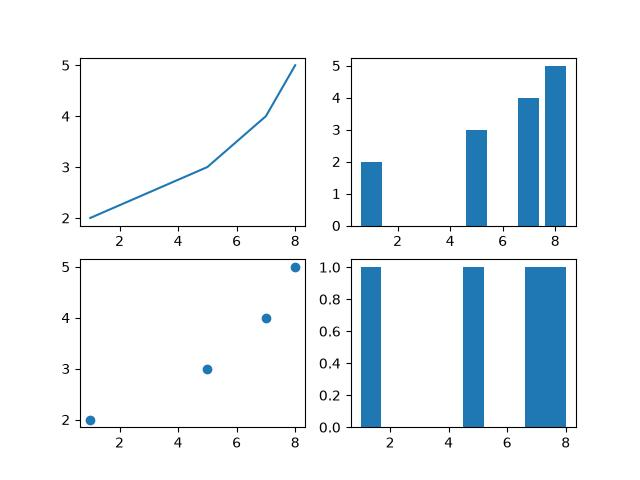
#> input picture 03_Data_Visualization/2. Matplotlib/learn/codes/chart.jpg, 640 x 480 px
$ jupyter execute 13imgshow.ipynb
#> lines starting #> are read from the running program, lines starting #| are printed output that depends on the picture
[cell 1]
import matplotlib.pyplot as plt
import numpy as np
from PIL import Image

[cell 2]
image = np.random.rand(10, 10)
plt.imshow(image)
plt.show()

[cell 3]
data = np.array([
    [1, 2, 3],
    [4, 5, 6],
    [7, 8, 9]
])
plt.imshow(data)
plt.colorbar()
plt.show()

[cell 4]
image = Image.open("chart.jpg")
#> image is the input picture: PIL image 640x480 RGB; mean R, G, B 233.7, 240.4, 244.7
plt.imshow(image)
plt.axis("off")
plt.show()

[cell 5]
image_array = np.array(image)
gray = image.convert("L")
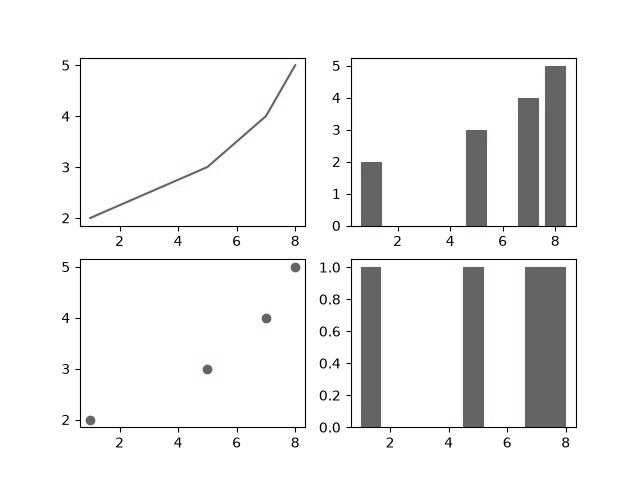
#> gray: PIL image 640x480 L; min 0, max 255, mean 238.9
data = np.array(gray)
print(image_array.shape)
#| (480, 640, 3)
print(data.shape)
#| (480, 640)
# print(data)
# plt.imshow(image_array)
plt.imshow(data)
plt.colorbar()
plt.axis("off")
plt.show()
print(type(image))
#| <class 'PIL.JpegImagePlugin.JpegImageFile'>
print(type(image_array))
#| <class 'numpy.ndarray'>
print(image_array.shape)
#| (480, 640, 3)
print(image_array.dtype)
#| uint8
print(image_array.min(), image_array.max())
#| 0 255

[cell 6]
image = np.zeros(
    (100, 100, 3),
    dtype=np.uint8
)
image[:, :, 0] = 255
plt.imshow(image)
plt.axis("off")
plt.show()
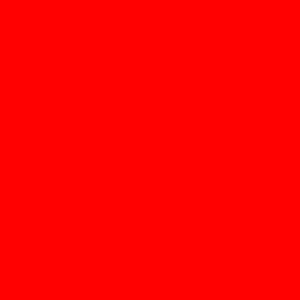
#> shown: shape (100, 100, 3) (shown 3 times larger); mean R, G, B 255, 0, 0

[cell 7]
image = np.zeros(
    (300, 300, 3),
    dtype=np.uint8
)
# Top-left → Red
image[:150, :150, 0] = 255
# Top-right → Green
image[:150, 150:, 1] = 255
# Bottom-left → Blue
image[150:, :150, 2] = 255
# Bottom-right → White
image[150:, 150:] = 255
plt.imshow(image)
plt.axis("off")
plt.show()
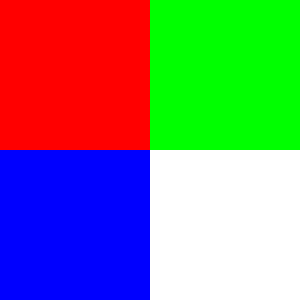
#> shown: shape (300, 300, 3); mean R, G, B 127.5, 127.5, 127.5

[cell 8]
image = np.array([
    [0, 50, 100],
    [150, 200, 255]
])
plt.imshow(
    image,
    cmap="gray",
    interpolation="nearest"
)
plt.colorbar()
plt.show()

[cell 9]
image = np.random.rand(10, 10)
fig, axes = plt.subplots( 1, 2,figsize=(8, 4))

im1 = axes[0].imshow(image,
    interpolation="nearest")

axes[0].set_title( "Nearest")

im2 = axes[1].imshow( image,
    interpolation="bilinear")

axes[1].set_title( "Bilinear")
fig.colorbar(im1, ax=axes)
# fig.colorbar(im2, ax=axes[1])
for ax in axes:
    ax.axis("off")

plt.show()

[cell 10]
data = np.array([
    [1, 2, 3],
    [4, 5, 6],
    [7, 8, 9]
])
plt.imshow(
    data,
    cmap="viridis"
)
plt.colorbar()
plt.show()

[cell 11]
scores = np.array([
    [80, 75, 90, 85],
    [70, 88, 92, 78],
    [95, 90, 85, 92],
    [60, 72, 68, 75]
])
plt.imshow(
    scores,
    cmap="hot"
)
plt.colorbar(
    label="Score"
)
plt.xlabel(
    "Subject"
)
plt.ylabel(
    "Student"
)
plt.title(
    "Student Scores"
)
plt.show()

[cell 12]
data = np.array([
    [80, 75, 90],
    [70, 88, 92],
    [95, 90, 85]
])
fig, ax = plt.subplots()
im = ax.imshow(
    data,
    # cmap="viridis"
)
fig.colorbar(
    im,
    # ax=ax
)
for i in range(data.shape[0]):
    for j in range(data.shape[1]):
        ax.text(
            j,
            i,
            data[i, j],
            ha="center",
            va="center"
        )
plt.show()

[cell 13]
categories = [
    "Cat",
    "Dog",
    "Bird",
    "Horse"
]
cmap = plt.get_cmap(
    "tab10"
)
for i, category in enumerate(categories):
    plt.scatter(
        i,
        1,
        color=cmap(i),
        s=200,
        label=category
    )
plt.xticks([])
plt.yticks([])
plt.legend()
plt.title(
    "Qualitative Colors"
)
plt.show()

[cell 14]
data = np.random.rand(
    10,
    10
)
plt.imshow(
    data,
    cmap="viridis"
)
plt.colorbar()
plt.show()

[cell 15]
activation = np.random.rand(
    20,
    30
)
plt.imshow(
    activation,
    cmap="jet"
)
plt.colorbar(
    label="Activation"
)
plt.xlabel("Feature")
plt.ylabel("Neuron")
plt.title(
    "Neural Network Activation"
)
plt.show()
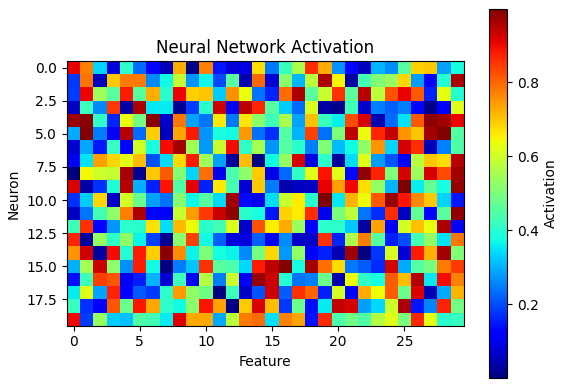
#> figure drawn by matplotlib, 2 panels

[cell 16]
gradient = np.linspace(0,1,256).reshape(1,-1)
fig, axes = plt.subplots(6,1,figsize=(8, 6))
cmaps = [
    "viridis",
    "plasma",
    "inferno",
    "magma",
    "coolwarm",
    "jet"
]
for ax, cmap in zip(axes,cmaps):
    ax.imshow(gradient, aspect="auto", cmap=cmap)
    ax.set_title(cmap)
ax.axis("off")
plt.tight_layout()
plt.show()
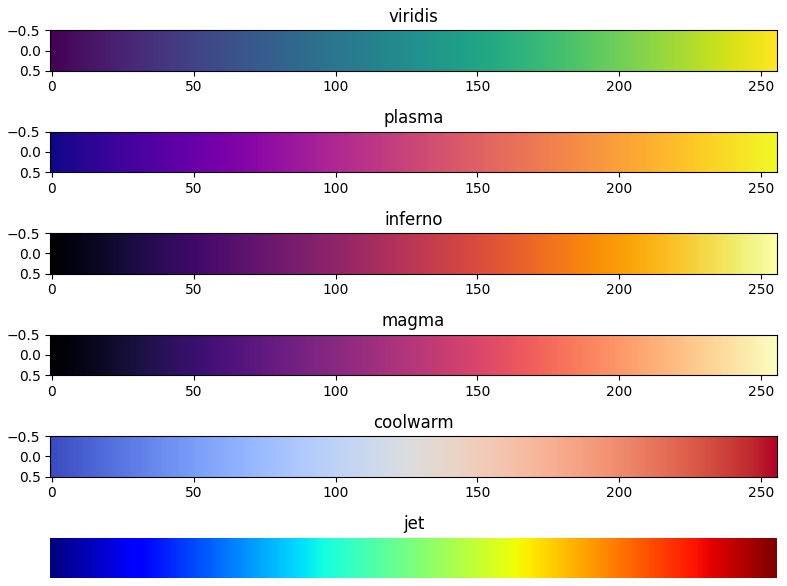
#> figure drawn by matplotlib, 6 panels

[cell 17]
fig, ax = plt.subplots()
im = ax.imshow(
    data,
    cmap="viridis"
)
cbar = fig.colorbar(
    im,
    ax=ax,
    label="valuee",
    # shrink=0.7,
    # location = "bottom",
    aspect=10,
    pad=0.1
)
# cbar.set_label(
#     "Value"
# )
plt.show()
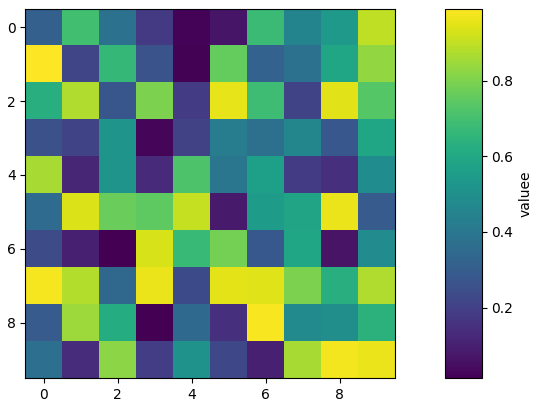
#> figure drawn by matplotlib, 2 panels

[cell 18]
data = np.random.rand(
    20,
    20
) * 100
fig, ax = plt.subplots()
im = ax.imshow(
    data,
    cmap="viridis",
    vmin=0,
    vmax=100
)
cbar = fig.colorbar(
    im,
    ax=ax,
    ticks=[
    0,
    25,
    50,
    75,
    100
])
# cbar.set_ticks([
#     0,
#     25,
#     50,
#     75,
#     100
# ])
cbar.set_label(
    "Score"
)
plt.show()
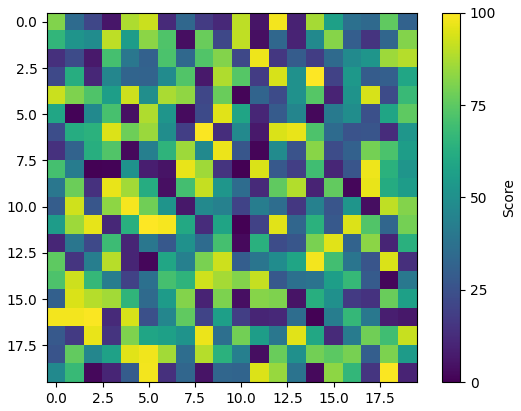
#> figure drawn by matplotlib, 2 panels

vmax and vmin

[cell 19]
def render_values(data, ax):
    for i in range(data.shape[0]):
        for j in range(data.shape[1]):
            ax.text(
                j,
                i,
                data[i, j],
                ha="center",
                va="center",
                color="white"
            )
# Image 1: values from 0 to 100
image1 = np.array([
    [0, 20, 40],
    [60, 80, 100]
])

# Image 2: values from 40 to 60
image2 = np.array([
    [40, 45, 50],
    [50, 55, 60]
])

fig, axes = plt.subplots(1, 2, figsize=(8, 4))

# Image 1
im1 = axes[0].imshow(image1, cmap="viridis",  vmin=0, vmax=100)
axes[0].set_title("Image 1")

# Image 2
im2 = axes[1].imshow(image2, cmap="viridis", vmin=0, vmax=100)
axes[1].set_title("Image 2")

render_values(image1, axes[0])
render_values(image2, axes[1])

fig.colorbar(im1, ax=axes[0])
fig.colorbar(im2, ax=axes[1])

plt.show()
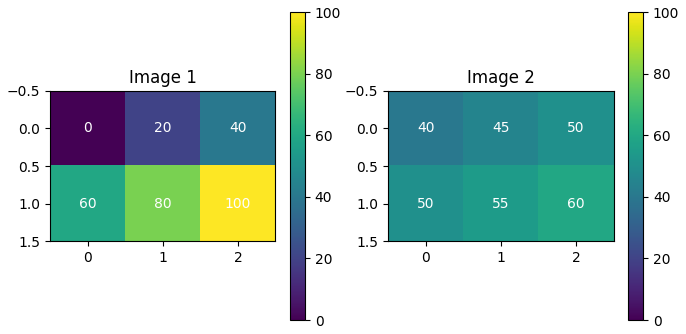
#> figure drawn by matplotlib, 4 panels

[cell 20]
x = np.linspace(
    -5,
    5,
    100
)
y = np.linspace(
    -5,
    5,
    100
)
X, Y = np.meshgrid(
    x,
    y
)
Z = X**2 + Y**2
plt.contourf(
    X,
    Y,
    Z,
    levels=20,
    cmap="viridis"
)
plt.colorbar(
    label="Z value"
)
plt.xlabel("X")
plt.ylabel("Y")
plt.title(
    "Filled Contour Plot"
)
plt.show()
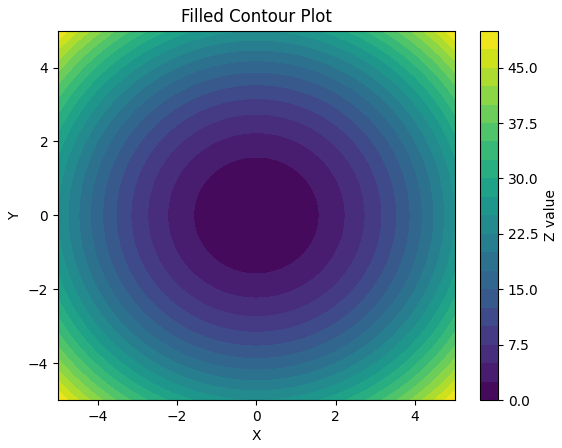
#> figure drawn by matplotlib, 2 panels

[cell 21]
x = [1, 2, 3, 4, 5]
y = [2, 5, 3, 7, 4]
plt.stem(x, y)
plt.xlabel("X")
plt.ylabel("Value")
plt.title("Stem Plot")
plt.show()
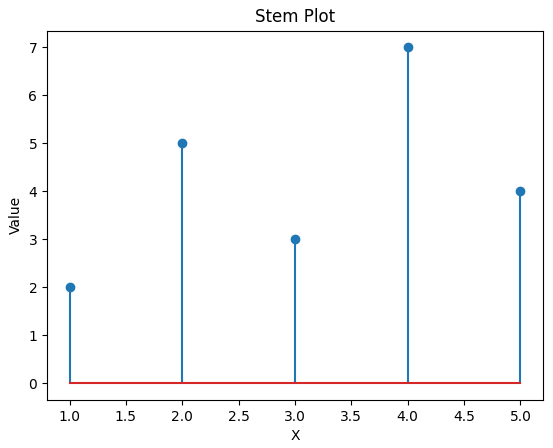
#> figure drawn by matplotlib, 1 panel
